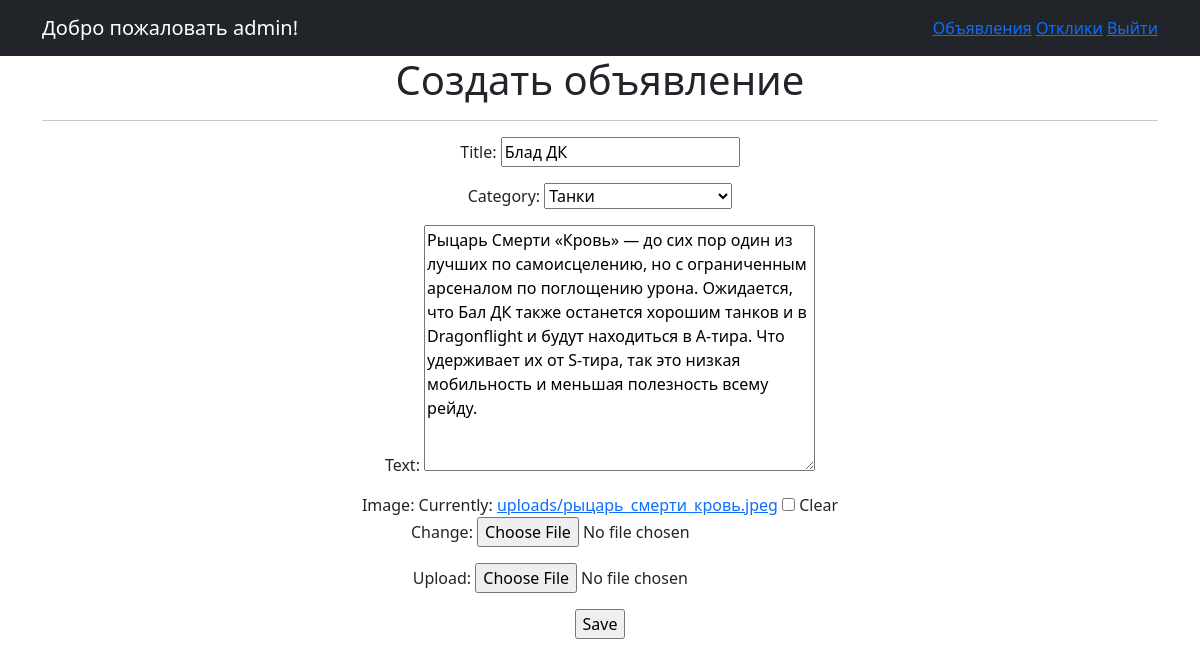
The page /ad/2/edit/ (signed in) on the database its author committed.
### Board/models.py (models this page shows, shortened)
class Advertisement(models.Model):
    title = models.CharField(max_length=64)
    text = models.TextField()
    author = models.ForeignKey(User, on_delete=models.CASCADE)
    TANKS = 'TN'
    HEALERS = 'HL'
    DAMAGEDEALERS = 'DD'
    MERCHANTS = 'MC'
    GUILDMASTERS = 'GM'
    QUESTGIVERS = 'QG'
    BLACKSMITHS = 'BS'
    LEATHERWORKERS = 'LW'
    POTIONMASTERS = 'PM'
    SPELLMASTERS = 'SM'
    CATEGORY_CHOISES = (
        (TANKS, 'Танки'),
        (HEALERS, 'Хилы'),
        (DAMAGEDEALERS, 'ДД'),
        (MERCHANTS, 'Торговцы'),
        (GUILDMASTERS, 'Гилдмастеры'),
        (QUESTGIVERS, 'Квестгиверы'),
        (BLACKSMITHS, 'Кузнецы'),
        (LEATHERWORKERS, 'Кожевники'),
        (POTIONMASTERS, 'Зельевары'),
        (SPELLMASTERS, 'Мастера заклинаний')
    )
    category = models.CharField(max_length=2, choices=CATEGORY_CHOISES)
    dateCreation = models.DateTimeField(auto_now_add=True)
    image = models.ImageField(upload_to='uploads/', blank=True, null=True)
    upload = models.FileField(upload_to='uploads/', blank=True, null=True)

### Board/views.py (the view)
# urls.py: path('ad/<int:pk>/edit/', AdEdit.as_view(), name='ad_edit'),
class AdEdit(PermissionRequiredMixin, UpdateView):
    permission_required = ('board.change_advertisement',)
    form_class = AdvertisementForm
    model = Advertisement
    template_name = 'ad_edit.html'

### Board/forms.py
class AdvertisementForm(forms.ModelForm):
    class Meta:
        model = Advertisement
        fields = [
            'title',
            'category',
            'text',
            'image',
            'upload'
        ]

### templates/ad_edit.html (shortened to what this page needs)
{% extends 'flatpages/default.html' %}
{% block content %}
<h1>Создать объявление</h1>
<hr>
<form action="" method="post" enctype="multipart/form-data">
    {{ form.as_p }}
    <input type="submit" value="Save" />
</form>
{% endblock content %}

### templates/flatpages/default.html (shortened to what this page needs)
<!DOCTYPE html>
<html lang="en">
    <head>
        {% load static %}
        <link href="{% static 'css/styles.css' %}" rel="stylesheet" />
    </head>
    <body>
        <nav class="navbar navbar-expand-lg navbar-dark bg-dark static-top">
        <div class="container">
       <a class="navbar-brand" href="#">Добро пожаловать {{ user.username }}!</a>
            <ul class="navbar-nav ml-auto">
                {% if user.is_authenticated %}
                <a href="{% url 'Ads' %}">Объявления</a>&nbsp
                <li><a href="{% url 'manage_responses' %}">Отклики</a></li>&nbsp
                <li><a href="{% url 'account_logout' %}">Выйти</a></li>
                {% else %}
                <li><a href="{% url 'account_login' %}">Войти</a></li>&nbsp
                <li><a href="{% url 'account_signup' %}">Зарегистрироваться</a></li>
                {% endif %}
            </ul>
        </div>
</nav>
        <div class="container">
            <div class="row">
                <div class="col-lg-12 text-center">
                {% block content %}{% endblock content %}
                </div>
            </div>
        </div>
    </body>
</html>

### rows shown on the page
Advertisement: title "Блад ДК", category "Танки", text "Рыцарь Смерти «Кровь» — до сих пор один из лучших по самоисцелению, но с ограниченным арсеналом по поглощению урона. Ожидается, что Бал ДК также останется хорошим танков и в Dragonflight и будут находиться в A-тира. Что удерживает их от S-тира, так это низкая мобильность и меньшая полезность всему рейду."

### other values the page prints
{{ user.username }} "admin"
